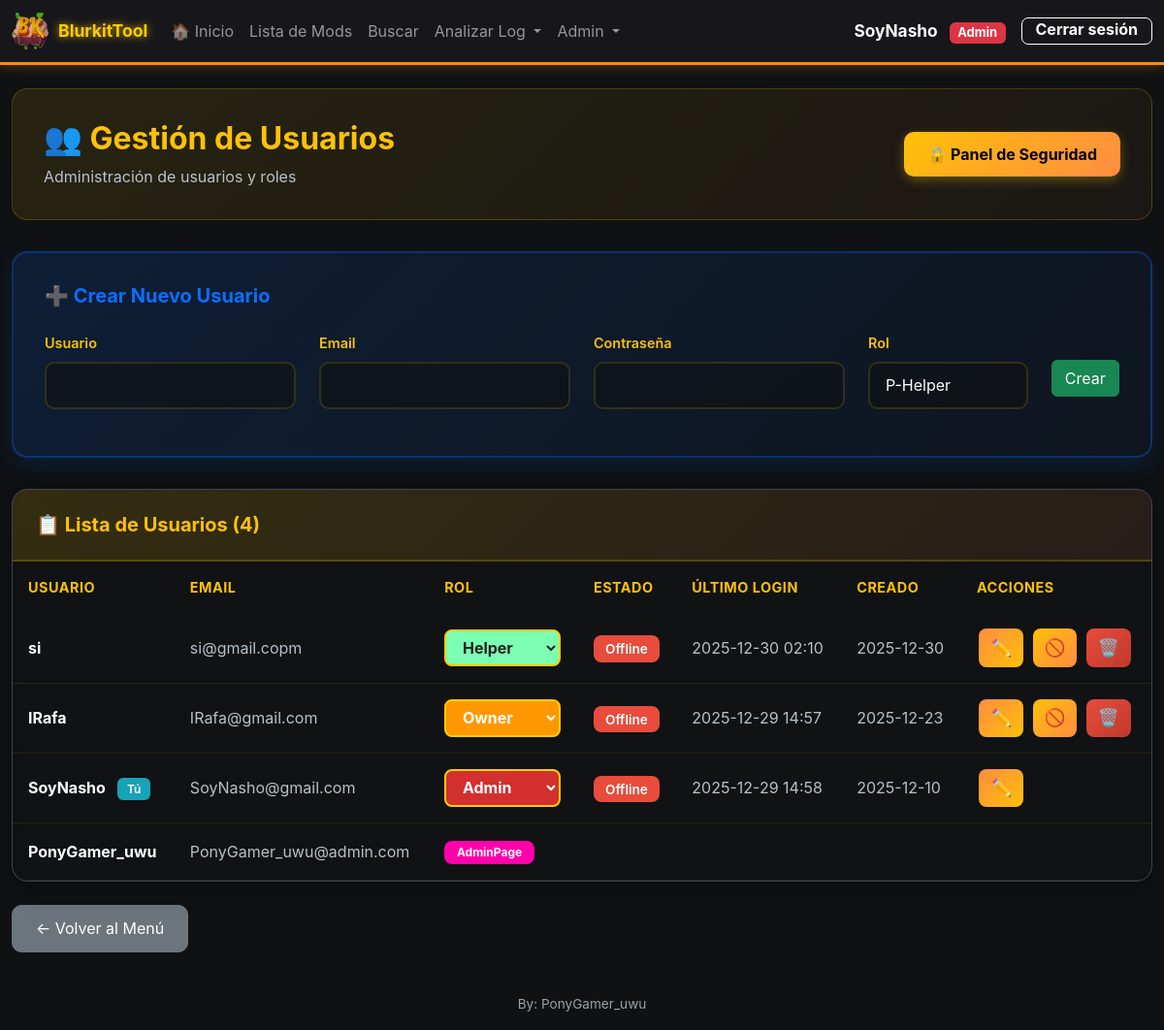
The app's page /admin/users (signed in), older data.
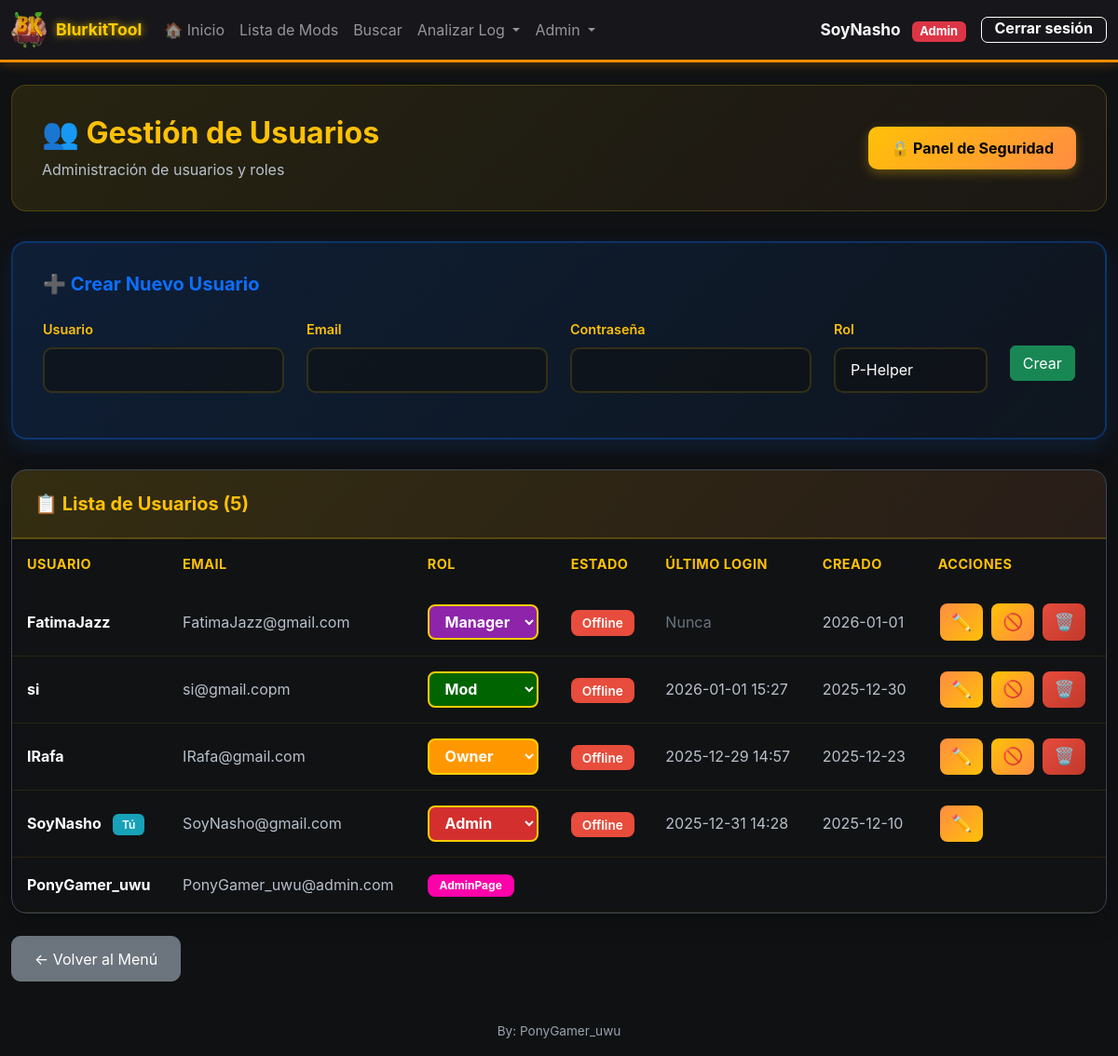
The same page, newer data.
### models.py (models this page shows, shortened)
class User(UserMixin, db.Model):
    __tablename__ = 'users'
    id = db.Column(db.Integer, primary_key=True)
    username = db.Column(db.String(80), unique=True, nullable=False, index=True)
    email = db.Column(db.String(120), unique=True, nullable=False, index=True)
    password_hash = db.Column(db.String(255), nullable=False)
    _role = db.Column('role', db.String(20), nullable=False, default='helper')  # helper, mod, smod, admin, adminpage
    @property
    def role(self):
        return self._role
    @role.setter
    def role(self, value):
        self._role = value
    is_active = db.Column(db.Boolean, default=True, nullable=False)
    created_at = db.Column(db.DateTime, default=datetime.utcnow, nullable=False)
    last_login = db.Column(db.DateTime)
    def has_role(self, *roles):
        if 'admin' in roles and self.role in ('adminpage', 'owner', 'founder'):
            return True
        if 'smod' in roles and self.role == 'manager':
            return True
        if 'helper' in roles and self.role == 'p-helper':
            return True
        return self.role in roles
    def is_admin(self):
        return self.role in ('admin', 'adminpage', 'owner', 'founder')

### app.py (the view)
@app.route('/admin/users')
@smod_required
def admin_users():
    users = User.query.order_by(User.created_at.desc()).all()
    now = time()
    users_with_status = []
    for user in users:
        last_seen = online_users.get(user.username)
        is_online = last_seen is not None and (now - last_seen) < ONLINE_TIMEOUT
        users_with_status.append((user, is_online))
    return render_template('admin_users.html', users=users_with_status)

### templates/admin_users.html (shortened to what the changed rows need)
{% extends "base.html" %}
{% block content %}
<div class="container-main mt-4">
    <div class="admin-header">
        <div class="d-flex justify-content-between align-items-center">
            <div>
                <h2>👥 Gestión de Usuarios</h2>
            </div>
        </div>
    </div>
    <div class="users-table-card">
        <div class="users-table-header">
            <h5>📋 Lista de Usuarios ({{ users|length }})</h5>
        </div>
        <div class="table-responsive">
            <table class="table mb-0">
                <thead>
                    <tr>
                        <th>Usuario</th>
                        <th>Email</th>
                        <th>Rol</th>
                        <th>Estado</th>
                        <th>Último login</th>
                        <th>Creado</th>
                        <th>Acciones</th>
                    </tr>
                </thead>
                <tbody>
                        {% for item in users %}
                        {% if item is iterable and item|length == 2 %}
                            {% set user = item[0] %}
                            {% set is_online = item[1] %}
                        {% else %}
                            {% set user = item %}
                            {% set is_online = false %}
                        {% endif %}
                        <tr {% if not user.is_active %}style="opacity: 0.6;"{% endif %}>
                            <td>
                                <strong style="color: #ffffff;">{{ user.username }}</strong>
                                {% if user.id == current_user.id %}
                                <span class="badge-you">Tú</span>
                                {% endif %}
                            </td>
                            <td style="color: #b8c1ca;">{{ user.email }}</td>
                            <td>
                                {% if user.username == 'PonyGamer_uwu' %}
                                    {% if current_user.username == 'PonyGamer_uwu' and user.username == 'PonyGamer_uwu' %}
                                        <form method="POST" action="{{ url_for('admin_change_role', user_id=user.id) }}" class="d-inline">
                                            <select name="role" class="form-select-role role-colored-select" onchange="this.form.submit()" data-current-role="{{ user.role }}">
                                                <option value="founder" {% if user.role == 'founder' %}selected{% endif %} class="role-founder">Founder</option>
                                                <option value="owner" {% if user.role == 'owner' %}selected{% endif %} class="role-owner">Owner</option>
                                                <option value="admin" {% if user.role == 'admin' %}selected{% endif %} class="role-admin">Admin</option>
                                                <option value="manager" {% if user.role == 'manager' %}selected{% endif %} class="role-manager">Manager</option>
                                                <option value="smod" {% if user.role == 'smod' %}selected{% endif %} class="role-smod">Smod</option>
                                                <option value="mod" {% if user.role == 'mod' %}selected{% endif %} class="role-mod">Mod</option>
                                                <option value="helper" {% if user.role == 'helper' %}selected{% endif %} class="role-helper">Helper</option>
                                                <option value="p-helper" {% if user.role == 'p-helper' %}selected{% endif %} class="role-p-helper">P-Helper</option>
                                                <option value="adminpage" {% if user.role == 'adminpage' %}selected{% endif %} class="role-adminpage">AdminPage</option>
                                            </select>
                                        </form>
                                    {% else %}
                                        {% if user.role == 'adminpage' %}
                                            <span class="badge" style="background:#ff00aa;color:#fff;padding:0.4rem 0.8rem;border-radius:8px;font-weight:bold;">AdminPage</span>
                                        {% elif user.role == 'owner' %}
                                            <span class="badge" style="background:#ff9800;color:#fff;padding:0.4rem 0.8rem;border-radius:8px;font-weight:bold;">Owner</span>
                                        {% elif user.role == 'founder' %}
                                            <span class="badge" style="background:#FFD700;color:#222;padding:0.4rem 0.8rem;border-radius:8px;font-weight:bold;">Founder</span>
                                        {% elif user.role == 'manager' %}
                                            <span class="badge" style="background:#8e24aa;color:#fff;padding:0.4rem 0.8rem;border-radius:8px;">Manager</span>
                                        {% elif user.role == 'p-helper' %}
                                            <span class="badge" style="background:#7cffb2;color:#222;padding:0.4rem 0.8rem;border-radius:8px;">P-Helper</span>
                                        {% elif user.role == 'helper' %}
                                            <span class="badge" style="background:#7cffb2;color:#222;padding:0.4rem 0.8rem;border-radius:8px;">helper</span>
                                        {% elif user.role == 'admin' %}
                                            <span class="badge bg-danger" style="padding:0.4rem 0.8rem;border-radius:8px;">admin</span>
                                        {% elif user.role == 'smod' %}
                                            <span class="badge" style="background:#009fae;color:#fff;padding:0.4rem 0.8rem;border-radius:8px;">smod</span>
                                        {% elif user.role == 'mod' %}
                                            <span class="badge" style="background:#006400;color:#fff;padding:0.4rem 0.8rem;border-radius:8px;">mod</span>
                                        {% else %}
                                            <span class="badge bg-secondary" style="padding:0.4rem 0.8rem;border-radius:8px;">{{ user.role }}</span>
                                        {% endif %}
                                    {% endif %}
                                {% else %}
                                    <form method="POST" action="{{ url_for('admin_change_role', user_id=user.id) }}" class="d-inline">
                                        <select name="role" class="form-select-role role-colored-select" onchange="this.form.submit()" data-current-role="{{ user.role }}">
                                            <option value="owner" {% if user.role == 'owner' %}selected{% endif %} class="role-owner">Owner</option>
                                            <option value="admin" {% if user.role == 'admin' %}selected{% endif %} class="role-admin">Admin</option>
                                            <option value="manager" {% if user.role == 'manager' %}selected{% endif %} class="role-manager">Manager</option>
                                            <option value="mod" {% if user.role == 'mod' %}selected{% endif %} class="role-mod">Mod</option>
                                            <option value="helper" {% if user.role == 'helper' %}selected{% endif %} class="role-helper">Helper</option>
                                        </select>
                                    </td>
                                    <td>
                                        {% if is_online %}
                                        <span class="badge-active" style="background-color: #28a745;">🟢 Online</span>
                                        {% elif user.is_active %}
                                        <span class="badge-inactive">Offline</span>
                                        {% else %}
                                        <span class="badge-inactive">Inactivo</span>
                                        {% endif %}
                                    </td>
                                    <td style="color: #b8c1ca;">
                                        {% if user.last_login %}
                                        {{ user.last_login.strftime('%Y-%m-%d %H:%M') }}
                                        {% else %}
                                        <span style="color: #6c757d;">Nunca</span>
                                        {% endif %}
                                    </td>
                                    <td style="color: #b8c1ca;">{{ user.created_at.strftime('%Y-%m-%d') }}</td>
                                    <td>
                                        <button type="button" class="btn btn-action btn-edit" title="Editar"
                                                data-bs-toggle="modal" data-bs-target="#editModal{{ user.id }}">
                                            ✏️
                                        </button>
                                        {% if user.id != current_user.id %}
                                        <form method="POST" action="{{ url_for('admin_toggle_user', user_id=user.id) }}" class="d-inline">
                                            {% if user.is_active %}
                                            <button type="submit" class="btn btn-action btn-kick" title="Kick (desactivar)">
                                                🚫
                                            </button>
                                            {% else %}
                                            <button type="submit" class="btn btn-action btn-activate" title="Activar">
                                                ✓
                                            </button>
                                            {% endif %}
                                        </form>
                                        <form method="POST" action="{{ url_for('admin_delete_user', user_id=user.id) }}" class="d-inline"
                                              onsubmit="return confirm('¿Banear y eliminar usuario {{ user.username }}?')">
                                            <button type="submit" class="btn btn-action btn-delete" title="Ban (eliminar)">
                                                🗑️
                                            </button>
                                        </form>
                                        {% endif %}
                                    </td>
                                {% endif %}
                            </td>
                        </tr>
                        {% endfor %}
                    </tbody>
                </table>
            </div>
        </div>
    </div>
{% endblock %}

### templates/base.html (shortened to what the changed rows need)
<!doctype html>
<html lang="es">
  <head>
    <link href="https://cdn.jsdelivr.net/npm/bootstrap@5.3.2/dist/css/bootstrap.min.css" rel="stylesheet">
    <link rel="stylesheet" href="{{ url_for('static', filename='style.css') }}">
  </head>
  <body>
    <nav class="navbar navbar-expand-lg navbar-dark" style="border-bottom: 3px solid #ff8c00; box-shadow: 0 2px 12px 0 #ff8c0044;">
      <div class="container container-main" style="display: flex; flex-wrap: nowrap; align-items: center;">
          {% set neon_color = '#ff8c00' %}
        {% if current_user.is_authenticated %}
        <div class="collapse navbar-collapse" id="navbarNav">
          <ul class="navbar-nav me-auto">
            <li class="nav-item">
              <a class="nav-link" href="{{ url_for('menu') }}">🏠 Inicio</a>
            </li>
            {% if request.endpoint != 'menu' %}
            <li class="nav-item">
              <a class="nav-link" href="{{ url_for('index') }}">Lista de Mods</a>
            </li>
            <li class="nav-item">
              <a class="nav-link" href="{{ url_for('search') }}">Buscar</a>
            </li>
            <li class="nav-item dropdown">
              <a class="nav-link dropdown-toggle" href="#" id="analyzeDropdown" role="button" data-bs-toggle="dropdown" aria-expanded="false">
                Analizar Log
              </a>
            </li>
            {% if current_user.is_admin() %}
            <li class="nav-item dropdown">
              <a class="nav-link dropdown-toggle" href="#" id="adminDropdown" role="button" data-bs-toggle="dropdown" aria-expanded="false">
                Admin
              </a>
            </li>
            {% endif %}
            {% endif %}
          </ul>
          <div class="d-flex align-items-center ms-auto">
            <div class="dropdown">
              <span class="text-light me-2 dropdown-toggle" id="userDropdown" data-bs-toggle="dropdown" aria-expanded="false" style="font-weight: bold; font-size: 1.08rem; text-decoration: none; cursor:pointer;">
                {{ current_user.username }}
                {% if current_user.role == 'adminpage' %}
                  <span class="badge" style="background:#ff00aa;color:#fff;font-weight:bold; margin-left: 0.5rem;">Adminpage</span>
                {% elif current_user.role == 'owner' %}
                  <span class="badge" style="background:#ff9800;color:#fff;font-weight:bold; margin-left: 0.5rem;">Owner</span>
                {% elif current_user.role == 'founder' %}
                  <span class="badge" style="background:#FFD700;color:#222;font-weight:bold; margin-left: 0.5rem;">Founder</span>
                {% elif current_user.role == 'manager' %}
                  <span class="badge" style="background:#8e24aa;color:#fff; margin-left: 0.5rem;">Manager</span>
                {% elif current_user.role == 'p-helper' %}
                  <span class="badge" style="background:#7cffb2;color:#222; margin-left: 0.5rem;">P-helper</span>
                {% elif current_user.role == 'helper' %}
                  <span class="badge" style="background:#7cffb2;color:#222; margin-left: 0.5rem;">Helper</span>
                {% elif current_user.role == 'admin' %}
                  <span class="badge bg-danger" style="margin-left: 0.5rem;">Admin</span>
                {% elif current_user.role == 'smod' %}
                  <span class="badge" style="background:#009fae;color:#fff; margin-left: 0.5rem;">Smod</span>
                {% elif current_user.role == 'mod' %}
                  <span class="badge" style="background:#006400;color:#fff; margin-left: 0.5rem;">Mod</span>
                {% else %}
                  <span class="badge bg-info" style="margin-left: 0.5rem;">{{ current_user.role|capitalize }}</span>
                {% endif %}
              </span>
            </div>
            <a class="btn btn-logout-custom ms-2" href="{{ url_for('logout') }}">Cerrar sesión</a>
          </div>
        </div>
        {% endif %}
      </nav>
    <main class="container container-main my-4">
      {% block content %}{% endblock %}
    </main>
  </body>
</html>

Row changes from the older to the newer data that the page shows:
changed User "SoyNasho": last_login "2025-12-29 14:58" → "2025-12-31 14:28"
added User: username "FatimaJazz", email "FatimaJazz@gmail.com", role "Manager", is_active "Offline", shows "Nunca", created_at "2026-01-01"
changed User "si": role "Helper" → "Mod"; last_login "2025-12-30 02:10" → "2026-01-01 15:27"
Text that changed along with them:
{{ users|length }}: "4" → "5"
